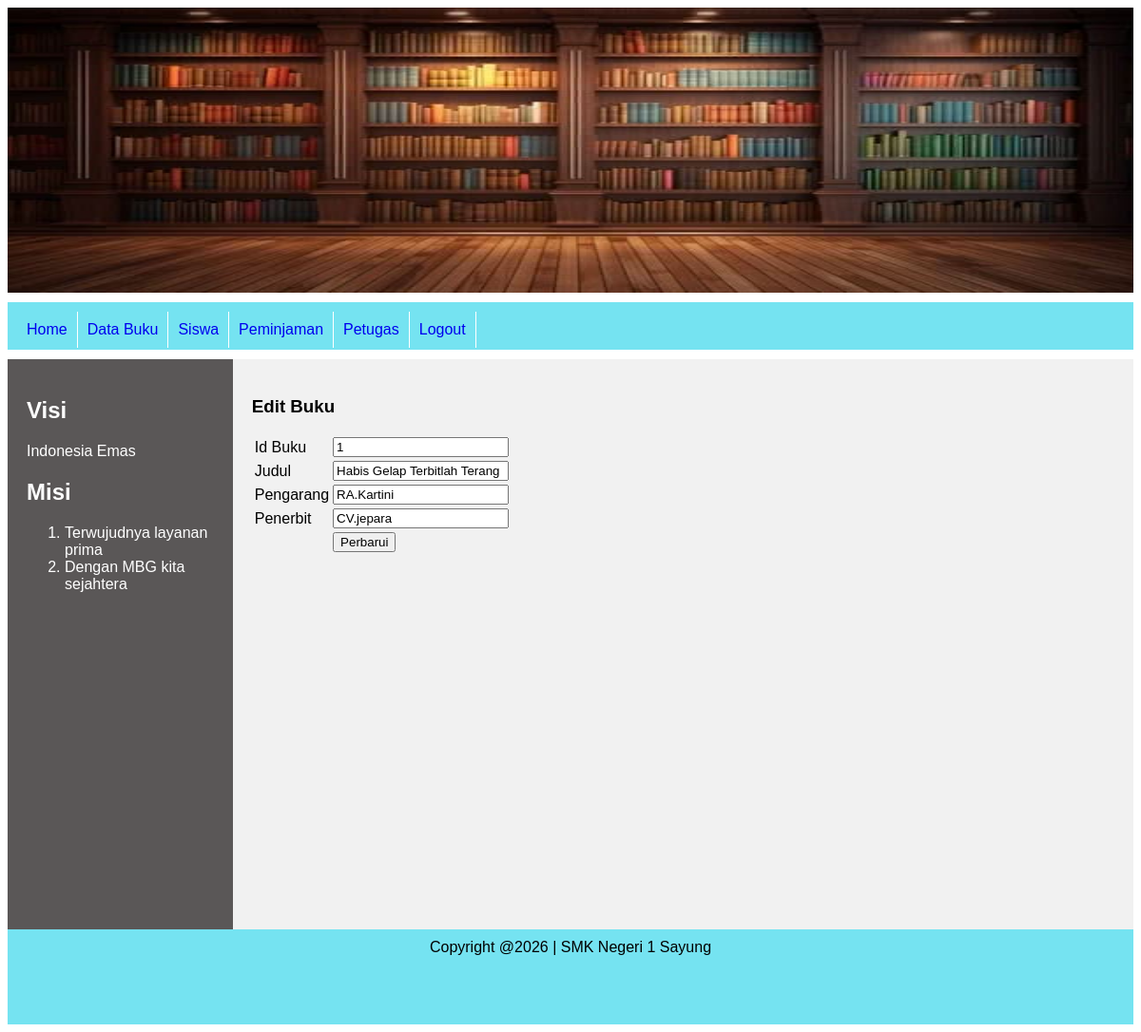
Page /admin/index.php?page=bukuubah&idbuku=1 (signed in) on the committed database.
### tables this page shows
CREATE TABLE `tbl_buku` (
  `idbuku` int NOT NULL,
  `judul` varchar(100) NOT NULL,
  `pengarang` varchar(50) NOT NULL,
  `penerbit` varchar(50) NOT NULL,
  `created_at` timestamp NOT NULL DEFAULT CURRENT_TIMESTAMP,
  `updated_at` timestamp NULL DEFAULT NULL
);

### admin/halaman/buku/bukuubah.php (the view, shortened to what this page needs)
<?php
include"../koneksi.php";
$idbuku = $_GET['idbuku'];
$sql = "SELECT * FROM tbl_buku WHERE idbuku = $idbuku";
$query = mysqli_query($conn, $sql);
?>
<!DOCTYPE html>
<html lang="en">
<head>
</head>
<body>
    <h3>Edit Buku</h3>
    <form action="halaman/buku/bukuubah_aksi.php" method="post">
        <?php
        while($data = mysqli_fetch_assoc($query)) {
        ?>
    <table>
        <tr>
            <td>Id Buku</td>
            <td><input type="text" name="idbuku" value="<?php echo $data['idbuku'];?>"></td>
        </tr>
        <tr>
            <td>Judul</td>
            <td><input type="text" name="judul" value="<?php echo $data['judul'];?>"></td>
        </tr>
        <tr>
            <td>Pengarang</td>
            <td><input type="text" name="pengarang" value="<?php echo $data['pengarang'];?>"></td>
        </tr>
        <tr>
            <td>Penerbit</td>
            <td><input type="text" name="penerbit" value="<?php echo $data['penerbit'];?>"></td>
        </tr>
        <tr>
            <td></td>
            <td><input type="submit" name="tombolubah" value="Perbarui"></td>
        </tr>
    </table>
    <?php }
    ?>
</form>
</body>
</html>

### css/style.css (style rules this page uses)
* { box-sizing: border-box; }
body { font-family: Arial, Helvetica, sans-serif; }

### rows in the picture
tbl_buku: idbuku "1", judul "Habis Gelap Terbitlah Terang", pengarang "RA.Kartini", penerbit "CV.jepara"
